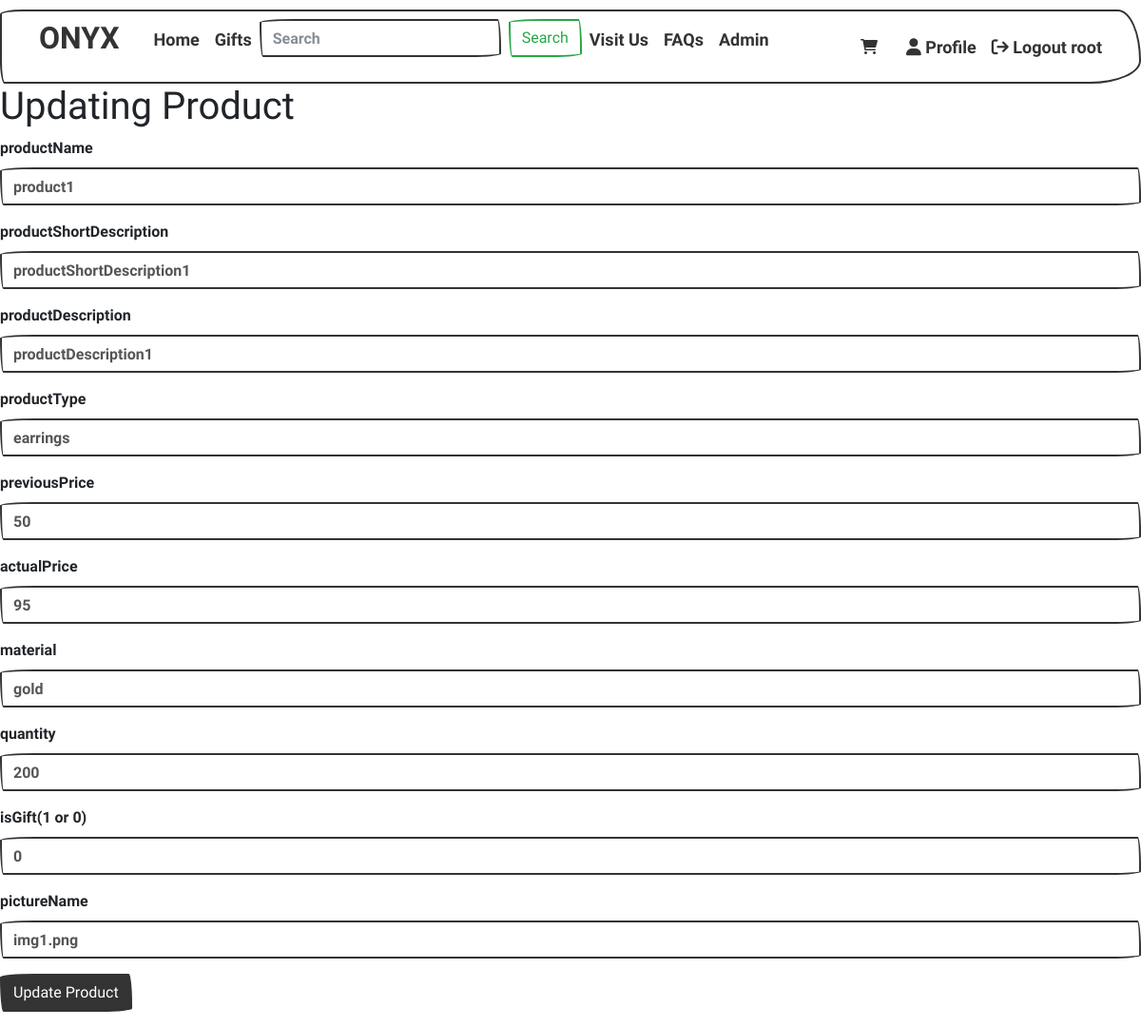
Screenshot of /Owner/updateProduct/1 (signed in) with the database file from the repository.
### tables this page shows
CREATE TABLE `products` (
  `productId` int(11) NOT NULL,
  `productName` varchar(1000) NOT NULL,
  `productShortDescription` varchar(10000) NOT NULL,
  `productDescription` varchar(10000) NOT NULL,
  `productType` varchar(1000) NOT NULL,
  `previousPrice` int(255) NOT NULL,
  `actualPrice` int(11) NOT NULL,
  `material` varchar(1000) NOT NULL,
  `quantity` varchar(1000) NOT NULL,
  `isGift` tinyint(1) NOT NULL,
  `pictureName` varchar(1000) NOT NULL
);

### app/core/App.php (called while the page is built, shortened)
<?php
class App
{
    protected $currentMethod = 'index';
    public function __construct()
    {
        $url = $this->parseURL();
        if (file_exists('../app/controllers/' . $url[0] . '.php')) {
            unset($url[0]);
        }
        $this->currentController = new $this->currentController;
        if (isset($url[1])) {
            if (method_exists($this->currentController, $url[1])) {
                $this->currentMethod = $url[1];
                unset($url[1]);
            }
        }
        $this->params = $url ? array_values($url) : [];
        call_user_func_array([$this->currentController, $this->currentMethod], $this->params);
    }
    public function parseURL()
    {
        if (isset($_GET['url'])) {
            $url = rtrim($_GET['url'], '/');
            $url = filter_var($url, FILTER_SANITIZE_URL);
            $url = explode('/', $url);
            return $url;
        }
    }
}

### public/index.php (called while the page is built, shortened)
<?php
    $init = new App;
?>

### app/core/Model.php (called while the page is built, shortened)
<?php
class Model
{
    private $host = DB_HOST;
    private $user = DB_USER;
    private $pass = DB_PASS;
    private $dbname = DB_NAME;
    private $dbh;
    private $stmt;
    public function __construct()
    {
        $dsn = 'mysql:host=' . $this->host . ';dbname=' . $this->dbname;
        $options = array(
            PDO::ATTR_PERSISTENT => true,
            PDO::ATTR_ERRMODE => PDO::ERRMODE_EXCEPTION
        );
        try {
            $this->dbh = new PDO($dsn, $this->user, $this->pass, $options);
        } catch (PDOException $e) {
            $this->error = $e->getMessage();
            echo $this->error;
        }
    }
    public function query($sql)
    {
        $this->stmt = $this->dbh->prepare($sql);
    }
    public function bind($param, $value, $type = null)
    {
        if (is_null($type)) {
            switch (true) {
                default:
                    $type = PDO::PARAM_STR;
            }
        }
        $this->stmt->bindValue($param, $value, $type);
    }
    public function execute()
    {
        return $this->stmt->execute();
    }
    public function getSingle(){
        $this->execute();
        return $this->stmt->fetch(PDO::FETCH_OBJ);
    }
}

### app/models/OwnerModel.php (called while the page is built, shortened)
<?php
    class OwnerModel {
        public function __construct(){
            $this->db = new Model;
        }
        public function getProduct($productId){
            $this->db->query("SELECT * FROM products WHERE productId=:id");
            $this->db->bind(':id', $productId);
            return $this->db->getSingle();
        }
        public function getAccess() {
            $this->db->query("SELECT isAdmin FROM user WHERE username=:id");
            $this->db->bind('id', $_SESSION['user_username']);
            return $this->db->getSingle();
        }
    }

### app/views/OwnerAdmin/OwnerUpdate.php (the view, shortened to what this page needs)
<?php require APPROOT . '/views/includes/header.php';
?>
       <h1>Updating Product</h1>
	<form action='' method='post' enctype="multipart/form-data">
    <div class="form-group">
        <label for="nameinput">productName</label>
        <input name="productName" type="text" class="form-control" id="productName" placeholder="Product Name" value = "<?php echo $data->productName?>">
    </div>
    <div class="form-group">
        <label for="textinput">productShortDescription</label>
        <input name="productShortDescription" type="text" class="form-control" id="productShortDescription" placeholder="Product Short Description" value = "<?php echo $data->productShortDescription?>">
    </div>
    <div class="form-group">
        <label for="textinput">productDescription</label>
        <input name="productDescription" type="text" class="form-control" id="productDescription" placeholder="Product Description" value = "<?php echo $data->productDescription?>">
    </div>
    <div class="form-group">
        <label for="textinput">productType</label>
        <input name="productType" type="text" class="form-control" id="productType" placeholder="Product Type" value = "<?php echo $data->productType?>">
    </div>
    <div class="form-group">
        <label for="textinput">previousPrice</label>
        <input name="previousPrice" type="text" class="form-control" id="previousPrice" placeholder="Previous Price" value = "<?php echo $data->previousPrice?>">
    </div>
    <div class="form-group">
        <label for="textinput">actualPrice</label>
        <input name="actualPrice" type="text" class="form-control" id="actualPrice" placeholder="Actual Price" value = "<?php echo $data->actualPrice?>">
    </div>
    <div class="form-group">
        <label for="textinput">material</label>
        <input name="material" type="text" class="form-control" id="material" placeholder="Material" value = "<?php echo $data->material?>">
    </div>
    <div class="form-group">
        <label for="textinput">quantity</label>
        <input name="quantity" type="text" class="form-control" id="quantity" placeholder="Quantity" value = "<?php echo $data->quantity?>">
    </div>
    <div class="form-group">
        <label for="textinput">isGift(1 or 0)</label>
        <input name="isGift" type="text" class="form-control" id="isGift" placeholder="Is Gift" value = "<?php echo $data->isGift?>">
    </div>
    <div class="form-group">
        <label for="textinput">pictureName</label>
        <input name="pictureName" type="text" class="form-control" id="pictureName" placeholder="Picture Name" value = "<?php echo $data->pictureName?>">
    </div>
    <button type="submit" name='updateProductBtn' class="btn btn-primary">Update Product</button>
    </form>
<?php require APPROOT . '/views/includes/footer.php'; ?>

### rows the page displays
products: productName "product1", productShortDescription "productShortDescription1", productDescription "productDescription1", productType "earrings", previousPrice "50", actualPrice "95", material "gold", quantity "200", isGift "0", pictureName "img1.png"

### other values shown
$_SESSION['user_username'] "root"
